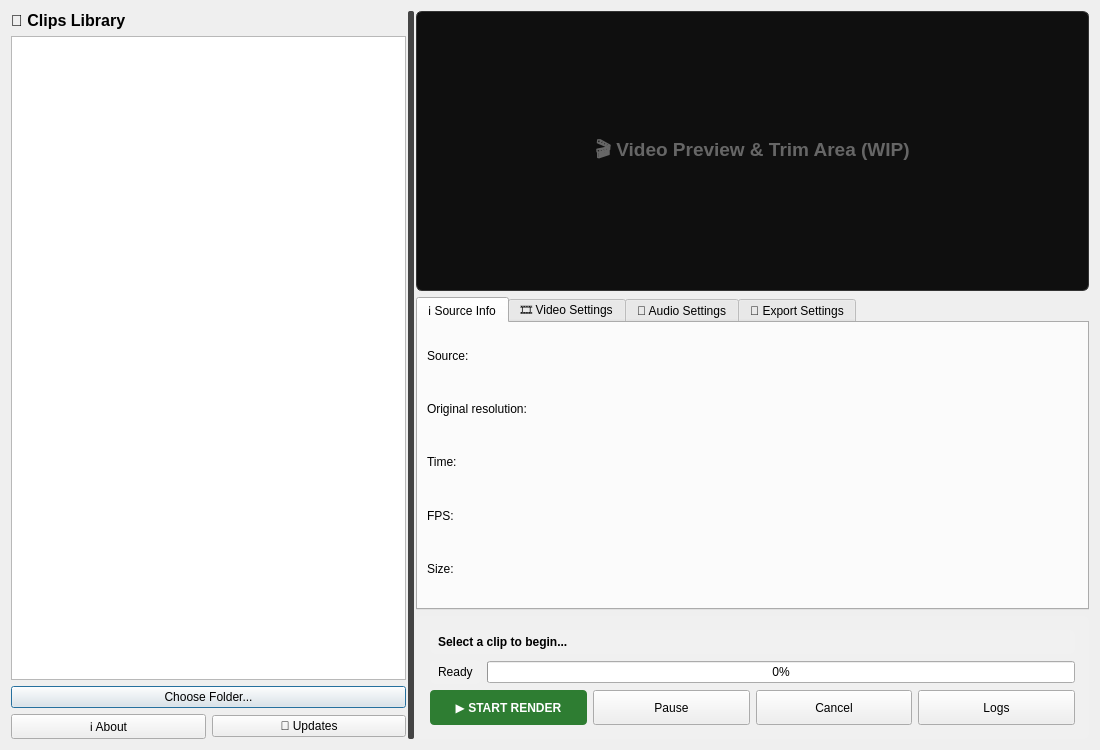
<?xml version="1.0" encoding="UTF-8"?>
<ui version="4.0">
 <class>Dialog</class>
 <widget class="QDialog" name="Dialog">
  <property name="geometry"><rect><x>0</x><y>0</y><width>1100</width><height>750</height></rect></property>
  <property name="windowTitle"><string>Steempeg v8</string></property>
  <layout class="QHBoxLayout" name="horizontalLayout_main">
   <item>
    <widget class="QSplitter" name="main_splitter">
     <property name="orientation"><enum>Qt::Orientation::Horizontal</enum></property>
     <property name="handleWidth"><number>6</number></property>
     <property name="styleSheet"><string>QSplitter::handle { background-color: #444; margin: 0px 2px; border-radius: 2px; } QSplitter::handle:hover { background-color: #666; }</string></property>
     
     <widget class="QWidget" name="left_panel" native="true">
      <layout class="QVBoxLayout" name="verticalLayout_left">
       <property name="leftMargin"><number>0</number></property><property name="topMargin"><number>0</number></property><property name="bottomMargin"><number>0</number></property>
       <item><widget class="QLabel" name="label_13"><property name="font"><font><pointsize>12</pointsize><bold>true</bold></font></property><property name="text"><string>📁 Clips Library</string></property></widget></item>
       <item><widget class="QTableWidget" name="table_clips"/></item>
       <item><widget class="QPushButton" name="btn_browse"><property name="text"><string>Choose Folder...</string></property></widget></item>
       
       <item>
        <layout class="QHBoxLayout" name="horizontalLayout_duo">
         <item>
          <widget class="QPushButton" name="btn_about">
           <property name="text"><string>ℹ️ About</string></property>
          </widget>
         </item>
         <item>
          <widget class="QPushButton" name="btn_update_check">
           <property name="text"><string>🔄 Updates</string></property>
          </widget>
         </item>
        </layout>
       </item>
       
      </layout>
     </widget>

     <widget class="QWidget" name="right_panel" native="true">
      <layout class="QVBoxLayout" name="verticalLayout_right">
       <property name="rightMargin"><number>0</number></property><property name="topMargin"><number>0</number></property><property name="bottomMargin"><number>0</number></property>
       
       <item><widget class="QLabel" name="label_video_preview">
         <property name="minimumSize"><size><width>0</width><height>280</height></size></property>
         <property name="font"><font><pointsize>14</pointsize><bold>true</bold></font></property>
         <property name="styleSheet"><string>background-color: #0f0f0f; color: #666; border: 1px solid #333; border-radius: 6px;</string></property>
         <property name="text"><string>🎬 Video Preview &amp; Trim Area (WIP)</string></property>
         <property name="alignment"><set>Qt::AlignmentFlag::AlignCenter</set></property>
       </widget></item>

       <item>
        <widget class="QTabWidget" name="settings_tabs">
         
         <widget class="QWidget" name="tab_source">
          <attribute name="title"><string>ℹ️ Source Info</string></attribute>
          <layout class="QVBoxLayout" name="verticalLayout_source">
           <item><widget class="QLabel" name="source_label"><property name="text"><string>Source:</string></property></widget></item>
           <item><widget class="QLabel" name="orig_res_label"><property name="text"><string>Original resolution:</string></property></widget></item>
           <item><widget class="QLabel" name="label_duration"><property name="text"><string>Time:</string></property></widget></item>
           <item><widget class="QLabel" name="label_fps"><property name="text"><string>FPS:</string></property></widget></item>
           <item><widget class="QLabel" name="label_size"><property name="text"><string>Size:</string></property></widget></item>
           <item><spacer name="vs1"><property name="orientation"><enum>Qt::Orientation::Vertical</enum></property></spacer></item>
          </layout>
         </widget>

         <widget class="QWidget" name="tab_video">
          <attribute name="title"><string>🎞 Video Settings</string></attribute>
          <layout class="QVBoxLayout" name="verticalLayout_video">
           <item><widget class="QLabel" name="label_2"><property name="text"><string>Quality Preset</string></property></widget></item>
           <item><widget class="QComboBox" name="combo_quality"/></item>
           <item><widget class="QLabel" name="label_target_size"><property name="text"><string>Target Size</string></property></widget></item>
           <item><widget class="QSlider" name="size_slider"><property name="orientation"><enum>Qt::Orientation::Horizontal</enum></property></widget></item>
           <item><widget class="QLabel" name="label_5"><property name="text"><string>Framerate (FPS)</string></property></widget></item>
           <item><widget class="QComboBox" name="combo_fps"/></item>
           <item><widget class="QLabel" name="label_4"><property name="text"><string>Bitrate</string></property></widget></item>
           <item><widget class="QComboBox" name="combo_bitrate"/></item>
           <item>
            <layout class="QHBoxLayout" name="horizontalLayout_codecs">
             <item><layout class="QVBoxLayout"><item><widget class="QLabel" name="label_14"><property name="text"><string>Codec</string></property></widget></item><item><widget class="QComboBox" name="combo_codec"/></item></layout></item>
             <item><layout class="QVBoxLayout"><item><widget class="QLabel" name="label_6"><property name="text"><string>Hardware Encoder</string></property></widget></item><item><widget class="QComboBox" name="combo_encoder"/></item></layout></item>
            </layout>
           </item>
           <item><widget class="QCheckBox" name="check_mute_audio"><property name="text"><string>🔇 Disable Audio (Video Only)</string></property></widget></item>
           <item><spacer name="vs2"><property name="orientation"><enum>Qt::Orientation::Vertical</enum></property></spacer></item>
          </layout>
         </widget>

         <widget class="QWidget" name="tab_audio">
          <attribute name="title"><string>🎵 Audio Settings</string></attribute>
          <layout class="QVBoxLayout" name="verticalLayout_audio">
           <property name="spacing"><number>15</number></property>
           <item>
            <widget class="QFrame" name="frame_audio_settings">
             <layout class="QGridLayout" name="gridLayout_audio">
              <item row="0" column="0"><widget class="QLabel" name="label_audio_format"><property name="text"><string>Format:</string></property></widget></item>
              <item row="0" column="1"><widget class="QComboBox" name="combo_audio_format"><item><property name="text"><string>AAC</string></property></item><item><property name="text"><string>MP3</string></property></item></widget></item>
              <item row="1" column="0"><widget class="QLabel" name="label_audio_bitrate"><property name="text"><string>Bitrate:</string></property></widget></item>
              <item row="1" column="1"><widget class="QComboBox" name="combo_audio_bitrate"/></item>
             </layout>
            </widget>
           </item>
           <item><widget class="QCheckBox" name="check_audio_only"><property name="text"><string>🎧 Extract Audio Only (Disable Video)</string></property></widget></item>
           <item><spacer name="vs3"><property name="orientation"><enum>Qt::Orientation::Vertical</enum></property></spacer></item>
          </layout>
         </widget>

         <widget class="QWidget" name="tab_export">
          <attribute name="title"><string>💾 Export Settings</string></attribute>
          <layout class="QVBoxLayout" name="verticalLayout_export">
           <item>
            <widget class="QGroupBox" name="group_summary">
             <property name="title"><string>Final Render Details</string></property>
             <property name="font"><font><bold>true</bold></font></property>
             <layout class="QVBoxLayout" name="verticalLayout_summary">
              <item><widget class="QLabel" name="label_detailed_summary"><property name="font"><font><bold>false</bold></font></property><property name="text"><string>...</string></property></widget></item>
             </layout>
            </widget>
           </item>
           <item><widget class="QLabel" name="label_10"><property name="text"><string>Output File Name</string></property></widget></item>
           <item><widget class="QLineEdit" name="input_filename"/></item>
           <item><widget class="QPushButton" name="destination_button"><property name="minimumSize"><size><width>0</width><height>30</height></size></property><property name="text"><string>Choose Destination Folder...</string></property></widget></item>
           <item><widget class="QLabel" name="label_location"><property name="font"><font><pointsize>9</pointsize></font></property><property name="text"><string>Location: ...</string></property><property name="wordWrap"><bool>true</bool></property></widget></item>
           <item><spacer name="vs4"><property name="orientation"><enum>Qt::Orientation::Vertical</enum></property></spacer></item>
          </layout>
         </widget>

        </widget>
       </item>

       <item>
        <widget class="QFrame" name="frame_status">
         <property name="styleSheet"><string>QFrame { background-color: rgba(255, 255, 255, 0.05); border-radius: 6px; padding: 5px; }</string></property>
         <property name="frameShape"><enum>QFrame::Shape::StyledPanel</enum></property>
         <layout class="QVBoxLayout" name="verticalLayout_status">
          <item><widget class="QLabel" name="label_short_summary"><property name="font"><font><bold>true</bold></font></property><property name="text"><string>Select a clip to begin...</string></property></widget></item>
          
          <item>
           <layout class="QHBoxLayout" name="horizontalLayout_progress">
            <item><widget class="QLabel" name="label_status"><property name="text"><string>Ready</string></property></widget></item>
            <item><widget class="QProgressBar" name="progress_render"><property name="value"><number>0</number></property></widget></item>
           </layout>
          </item>
          <item>
           <layout class="QHBoxLayout" name="horizontalLayout_buttons">
            <item><widget class="QPushButton" name="btn_start"><property name="minimumSize"><size><width>150</width><height>35</height></size></property><property name="styleSheet"><string>background-color: #2e7d32; color: white; font-weight: bold; border-radius: 4px;</string></property><property name="text"><string>▶ START RENDER</string></property></widget></item>
            <item><widget class="QPushButton" name="btn_pause"><property name="minimumSize"><size><width>0</width><height>35</height></size></property><property name="text"><string>Pause</string></property></widget></item>
            <item><widget class="QPushButton" name="btn_cancel"><property name="minimumSize"><size><width>0</width><height>35</height></size></property><property name="text"><string>Cancel</string></property></widget></item>
            <item><widget class="QPushButton" name="btn_logs"><property name="minimumSize"><size><width>0</width><height>35</height></size></property><property name="text"><string>Logs</string></property></widget></item>
           </layout>
          </item>
         </layout>
        </widget>
       </item>

      </layout>
     </widget>
    </widget>
   </item>
  </layout>
 </widget>
 <resources/>
 <connections/>
</ui>
